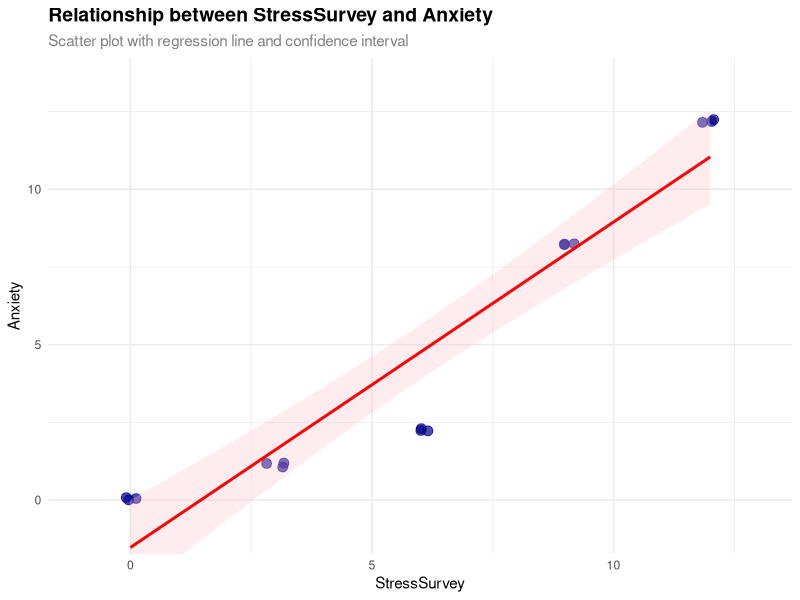
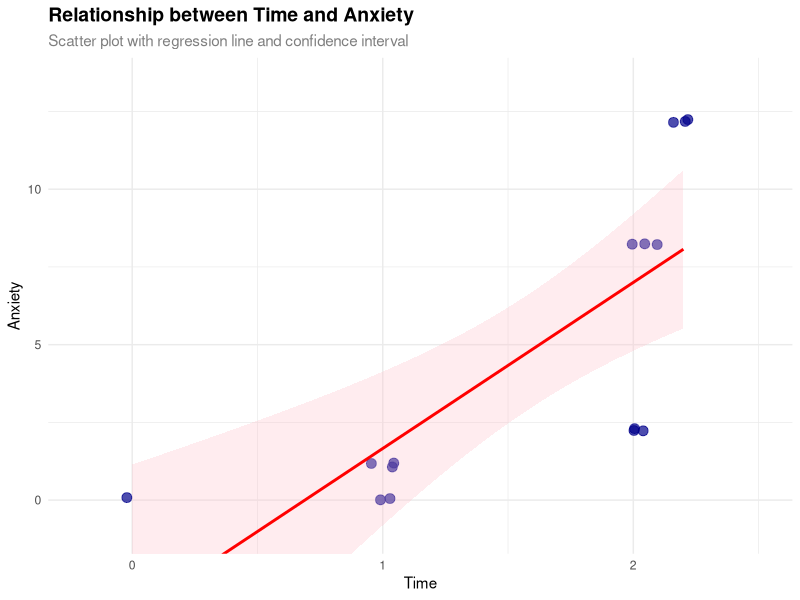

Recreate these plots in R, in order.
## ---- chunk 1
#| warning: false
#| message: false
suppressPackageStartupMessages({
  library(tidyverse)
  library(broom)
})

# Data with known true relationships: Anxiety = Stress + 0.1 × Time
observDF <- tribble(
  ~Stress, ~StressSurvey, ~Time, ~Anxiety,
  0,0,0,0,
  0,0,1,0.1,
  0,0,1,0.1,
  1,3,1,1.1,
  1,3,1,1.1,
  1,3,1,1.1,
  2,6,2,2.2,
  2,6,2,2.2,
  2,6,2,2.2,
  8,9,2,8.2,
  8,9,2,8.2,
  8,9,2.1,8.21,
  12,12,2.2,12.22,
  12,12,2.2,12.22,
  12,12,2.2,12.22
)
## ---- chunk 2
# Bivariate regression: Anxiety ~ StressSurvey
model1 <- lm(Anxiety ~ StressSurvey, data = observDF)
## ---- chunk 3
# Scatter plot with regression line: StressSurvey vs Anxiety
# Using jitter to show overlapping points
ggplot(observDF, aes(x = StressSurvey, y = Anxiety)) +
  geom_point(size = 3, alpha = 0.7, color = "darkblue", 
             position = position_jitter(width = 0.2, height = 0.1, seed = 123)) +
  geom_smooth(method = "lm", se = TRUE, color = "red", fill = "pink", alpha = 0.3) +
  coord_cartesian(xlim = c(-1, 13), ylim = c(-1, 13.5), expand = TRUE) +
  labs(
    title = "Relationship between StressSurvey and Anxiety",
    subtitle = "Scatter plot with regression line and confidence interval",
    x = "StressSurvey",
    y = "Anxiety"
  ) +
  theme_minimal() +
  theme(
    plot.title = element_text(size = 14, face = "bold"),
    plot.subtitle = element_text(size = 11, color = "gray50")
  )
## ---- chunk 4
# Bivariate regression: Anxiety ~ Time
model2 <- lm(Anxiety ~ Time, data = observDF)
## ---- chunk 5
# Scatter plot with regression line: Time vs Anxiety
# Using jitter to show overlapping points
ggplot(observDF, aes(x = Time, y = Anxiety)) +
  geom_point(size = 3, alpha = 0.7, color = "darkblue", 
             position = position_jitter(width = 0.05, height = 0.1, seed = 123)) +
  geom_smooth(method = "lm", se = TRUE, color = "red", fill = "pink", alpha = 0.3) +
  coord_cartesian(xlim = c(-0.2, 2.5), ylim = c(-1, 13.5), expand = TRUE) +
  labs(
    title = "Relationship between Time and Anxiety",
    subtitle = "Scatter plot with regression line and confidence interval",
    x = "Time",
    y = "Anxiety"
  ) +
  theme_minimal() +
  theme(
    plot.title = element_text(size = 14, face = "bold"),
    plot.subtitle = element_text(size = 11, color = "gray50")
  )
## ---- chunk 6
# Multiple regression: Anxiety ~ StressSurvey + Time
model3 <- lm(Anxiety ~ StressSurvey + Time, data = observDF)
## ---- chunk 7
# Multiple regression: Anxiety ~ Stress + Time
model4 <- lm(Anxiety ~ Stress + Time, data = observDF)
## ---- chunk 8
# Compare the two multiple regression models
# Model 3: Anxiety ~ StressSurvey + Time
# Model 4: Anxiety ~ Stress + Time
